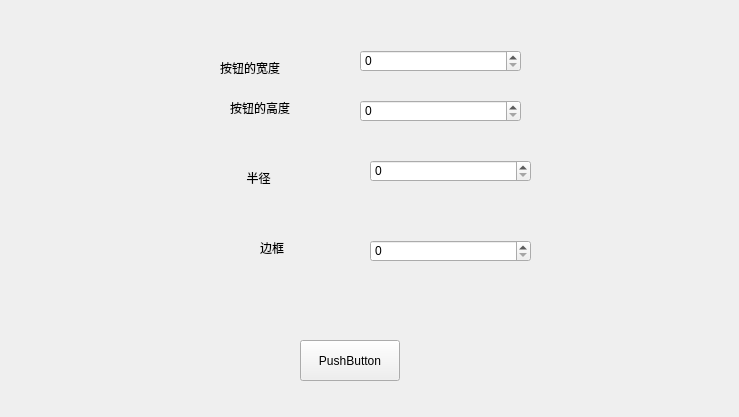
<?xml version="1.0" encoding="UTF-8"?>
<ui version="4.0">
 <class>Form</class>
 <widget class="QWidget" name="Form">
  <property name="geometry">
   <rect>
    <x>0</x>
    <y>0</y>
    <width>739</width>
    <height>417</height>
   </rect>
  </property>
  <property name="windowTitle">
   <string>Form</string>
  </property>
  <widget class="QSpinBox" name="width_spin">
   <property name="geometry">
    <rect>
     <x>360</x>
     <y>50</y>
     <width>161</width>
     <height>22</height>
    </rect>
   </property>
   <property name="maximum">
    <number>400</number>
   </property>
  </widget>
  <widget class="QPushButton" name="test_btn">
   <property name="geometry">
    <rect>
     <x>300</x>
     <y>340</y>
     <width>100</width>
     <height>41</height>
    </rect>
   </property>
   <property name="styleSheet">
    <string notr="true"/>
   </property>
   <property name="text">
    <string>PushButton</string>
   </property>
  </widget>
  <widget class="QSpinBox" name="height_spin">
   <property name="geometry">
    <rect>
     <x>360</x>
     <y>100</y>
     <width>161</width>
     <height>22</height>
    </rect>
   </property>
   <property name="maximum">
    <number>400</number>
   </property>
  </widget>
  <widget class="QSpinBox" name="r_spin">
   <property name="geometry">
    <rect>
     <x>370</x>
     <y>160</y>
     <width>161</width>
     <height>22</height>
    </rect>
   </property>
   <property name="maximum">
    <number>200</number>
   </property>
  </widget>
  <widget class="QSpinBox" name="b_spin">
   <property name="geometry">
    <rect>
     <x>370</x>
     <y>240</y>
     <width>161</width>
     <height>22</height>
    </rect>
   </property>
  </widget>
  <widget class="QLabel" name="label">
   <property name="geometry">
    <rect>
     <x>220</x>
     <y>60</y>
     <width>101</width>
     <height>16</height>
    </rect>
   </property>
   <property name="text">
    <string>按钮的宽度</string>
   </property>
  </widget>
  <widget class="QLabel" name="label_2">
   <property name="geometry">
    <rect>
     <x>230</x>
     <y>100</y>
     <width>81</width>
     <height>16</height>
    </rect>
   </property>
   <property name="text">
    <string>按钮的高度</string>
   </property>
  </widget>
  <widget class="QLabel" name="label_3">
   <property name="geometry">
    <rect>
     <x>240</x>
     <y>170</y>
     <width>72</width>
     <height>15</height>
    </rect>
   </property>
   <property name="text">
    <string>  半径</string>
   </property>
  </widget>
  <widget class="QLabel" name="label_4">
   <property name="geometry">
    <rect>
     <x>260</x>
     <y>240</y>
     <width>72</width>
     <height>15</height>
    </rect>
   </property>
   <property name="text">
    <string>边框</string>
   </property>
  </widget>
 </widget>
 <resources/>
 <connections/>
</ui>
